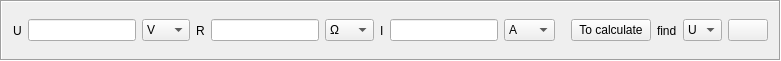
     <widget class="QFrame" name="frame">
      <property name="geometry">
       <rect>
        <x>10</x>
        <y>20</y>
        <width>781</width>
        <height>61</height>
       </rect>
      </property>
      <property name="frameShape">
       <enum>QFrame::Box</enum>
      </property>
      <property name="frameShadow">
       <enum>QFrame::Sunken</enum>
      </property>
      <layout class="QHBoxLayout" name="horizontalLayout">
       <item>
        <widget class="QLabel" name="label">
         <property name="text">
          <string>U</string>
         </property>
        </widget>
       </item>
       <item>
        <widget class="QLineEdit" name="line1"/>
       </item>
       <item>
        <widget class="QComboBox" name="val1">
         <property name="currentIndex">
          <number>2</number>
         </property>
         <item>
          <property name="text">
           <string>MV</string>
          </property>
         </item>
         <item>
          <property name="text">
           <string>kV</string>
          </property>
         </item>
         <item>
          <property name="text">
           <string>V</string>
          </property>
         </item>
         <item>
          <property name="text">
           <string>mV</string>
          </property>
         </item>
         <item>
          <property name="text">
           <string>uV</string>
          </property>
         </item>
        </widget>
       </item>
       <item>
        <widget class="QLabel" name="label_2">
         <property name="text">
          <string>R</string>
         </property>
        </widget>
       </item>
       <item>
        <widget class="QLineEdit" name="line2"/>
       </item>
       <item>
        <widget class="QComboBox" name="val2">
         <property name="currentIndex">
          <number>2</number>
         </property>
         <item>
          <property name="text">
           <string>МΩ</string>
          </property>
         </item>
         <item>
          <property name="text">
           <string>kΩ</string>
          </property>
         </item>
         <item>
          <property name="text">
           <string>Ω</string>
          </property>
         </item>
         <item>
          <property name="text">
           <string>mΩ</string>
          </property>
         </item>
         <item>
          <property name="text">
           <string>uΩ</string>
          </property>
         </item>
        </widget>
       </item>
       <item>
        <widget class="QLabel" name="label_3">
         <property name="text">
          <string>I</string>
         </property>
        </widget>
       </item>
       <item>
        <widget class="QLineEdit" name="line3"/>
       </item>
       <item>
        <widget class="QComboBox" name="val3">
         <property name="currentIndex">
          <number>2</number>
         </property>
         <item>
          <property name="text">
           <string>МА</string>
          </property>
         </item>
         <item>
          <property name="text">
           <string>кА</string>
          </property>
         </item>
         <item>
          <property name="text">
           <string>А</string>
          </property>
         </item>
         <item>
          <property name="text">
           <string>мА</string>
          </property>
         </item>
         <item>
          <property name="text">
           <string>мкА</string>
          </property>
         </item>
        </widget>
       </item>
       <item>
        <spacer name="horizontalSpacer_2">
         <property name="orientation">
          <enum>Qt::Horizontal</enum>
         </property>
         <property name="sizeHint" stdset="0">
          <size>
           <width>6</width>
           <height>26</height>
          </size>
         </property>
        </spacer>
       </item>
       <item>
        <widget class="QPushButton" name="bfind">
         <property name="text">
          <string>To calculate</string>
         </property>
        </widget>
       </item>
       <item>
        <widget class="QLabel" name="label_5">
         <property name="text">
          <string>find</string>
         </property>
        </widget>
       </item>
       <item>
        <widget class="QComboBox" name="find">
         <item>
          <property name="text">
           <string>U</string>
          </property>
         </item>
         <item>
          <property name="text">
           <string>R</string>
          </property>
         </item>
         <item>
          <property name="text">
           <string>I</string>
          </property>
         </item>
        </widget>
       </item>
       <item>
        <widget class="QPushButton" name="c1">
         <property name="text">
          <string/>
         </property>
        </widget>
       </item>
      </layout>
     </widget>
